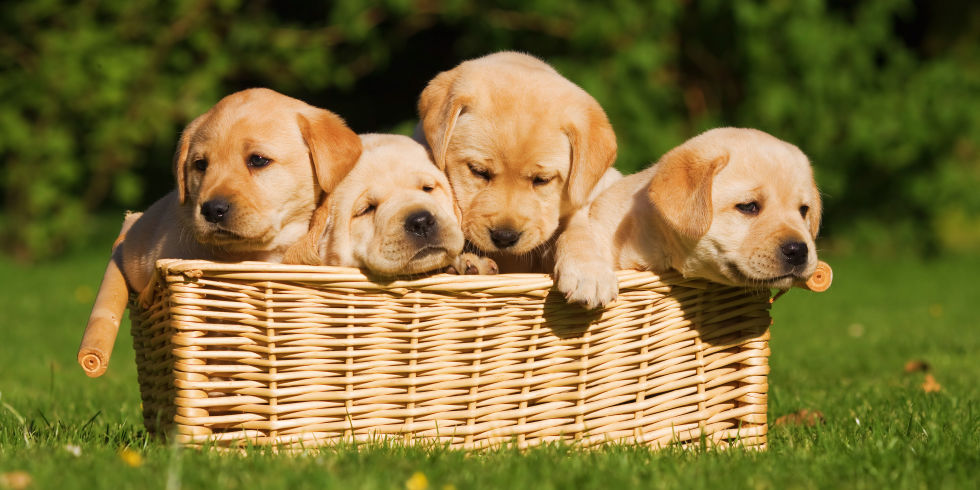
#> input picture dogs.jpg, 980 x 490 px
$ python img_draw.py
#> lines starting #> are read from the running program, lines starting #| are printed output that depends on the picture
#!/usr/bin/env python3

# importing opencv module
import  cv2
#  reading an image
img=cv2.imread('dogs.jpg')
#> img is the input picture: shape (490, 980, 3); mean B, G, R 57.9, 113.2, 126.9

# print  resolution of image
print(img.shape)
#| (490, 980, 3)
# draw a line
#   image data , starting co-ordinate , end co-ordinate , color , width of line
cv2.line(img,(0,0),(190,240),(0,0,255),10)
#  rectangle
cv2.rectangle(img,(190,240),(300,100),(120,20,200),2)
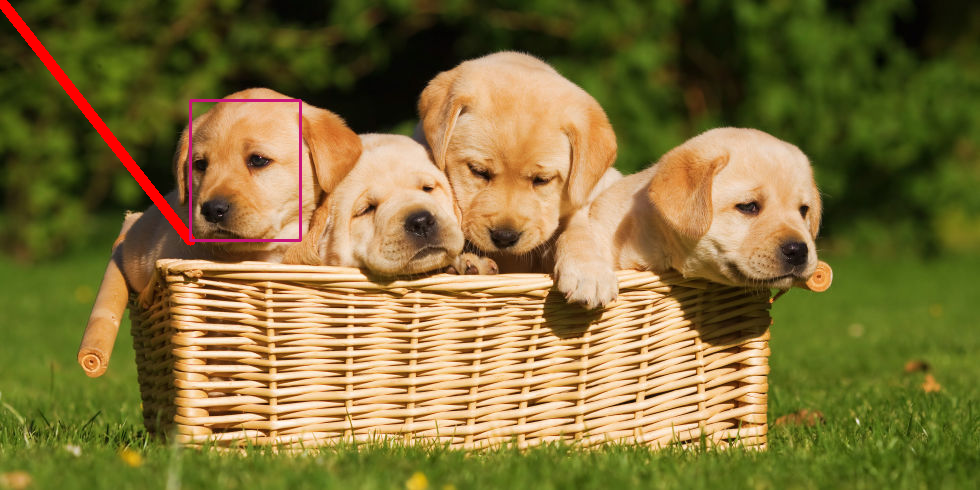
#> img: shape (490, 980, 3); mean B, G, R 57.9, 112.5, 128.4


# showing image
cv2.imshow('www',img)
cv2.waitKey(0)
cv2.destroyAllWindows()

$ run again, with catdog2.jpg copied over dogs.jpg
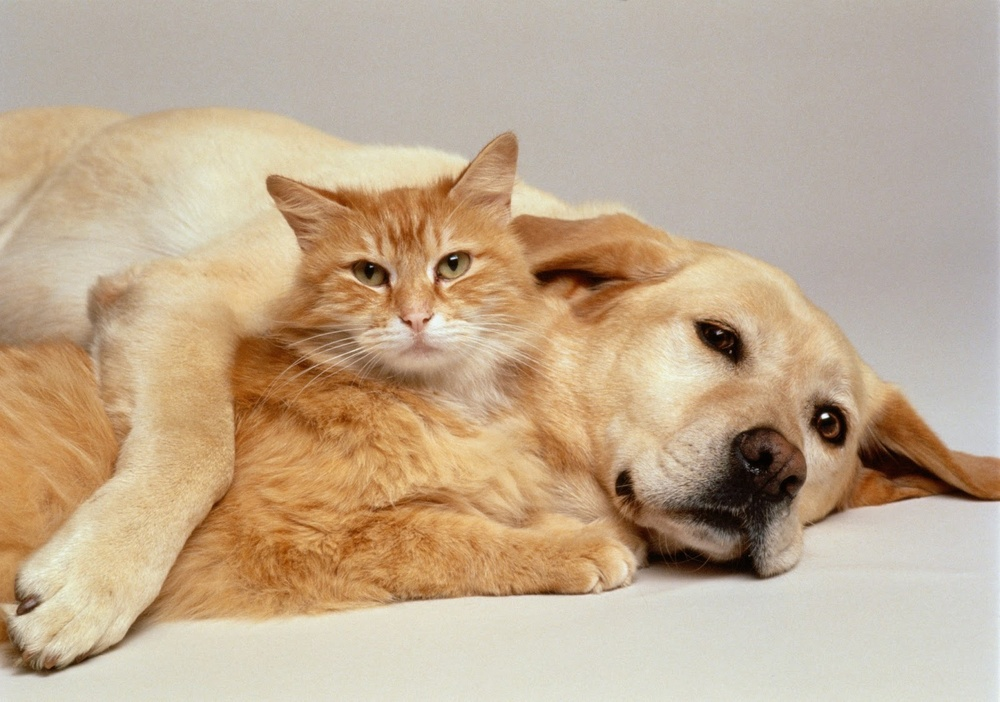
#> input picture catdog2.jpg, 1000 x 702 px, shrunk from 1600 x 1123 before the run
#> img is the input picture: shape (702, 1000, 3); mean B, G, R 144.4, 170.4, 192.5
#| (702, 1000, 3)
#> `cv2.rectangle(img,(190,240),(300,100),(120,20,200),2)`:
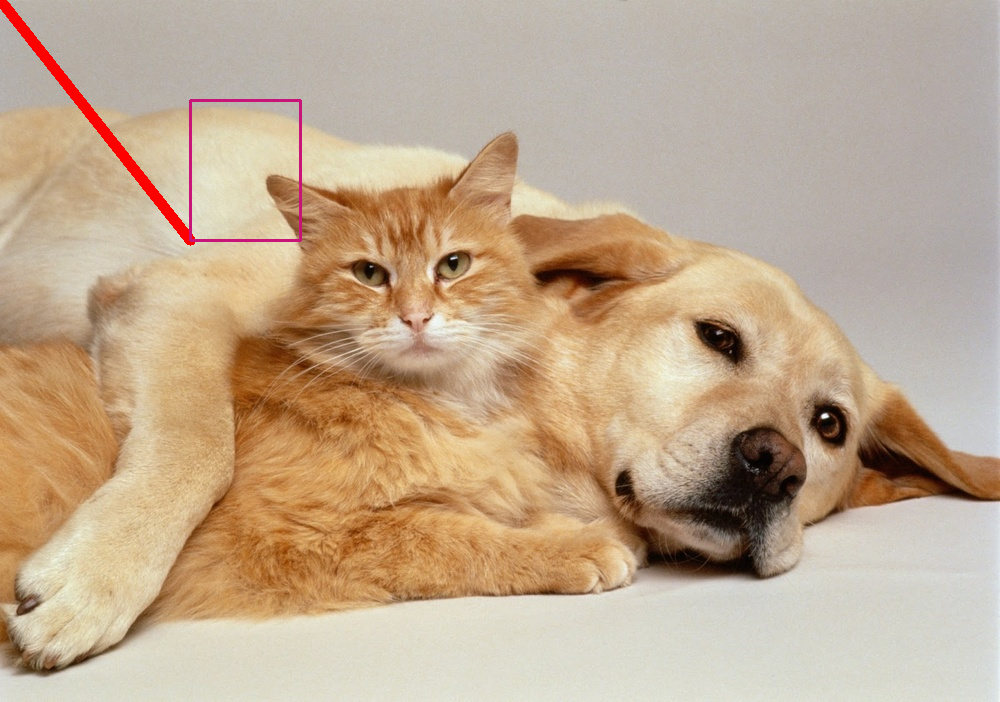
#> img: shape (702, 1000, 3); mean B, G, R 143.5, 169.2, 192.8

$ run again, with celeb.jpg copied over dogs.jpg
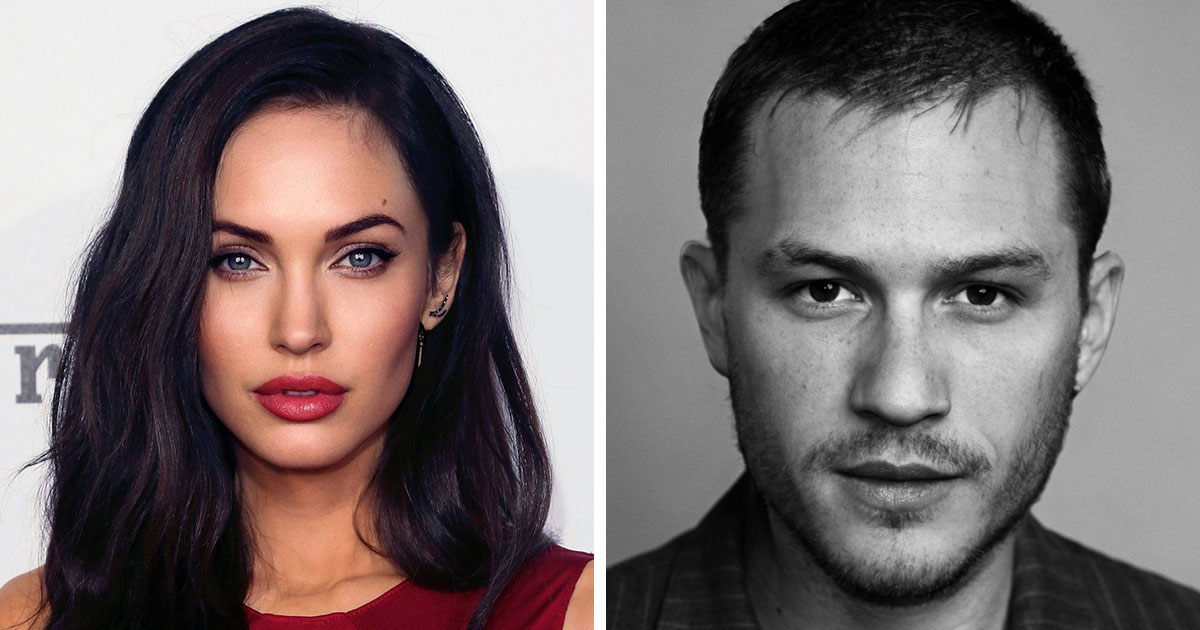
#> input picture celeb.jpg, 1200 x 630 px
#> img is the input picture: shape (630, 1200, 3); mean B, G, R 112.3, 112.2, 122.2
#| (630, 1200, 3)
#> `cv2.rectangle(img,(190,240),(300,100),(120,20,200),2)`:
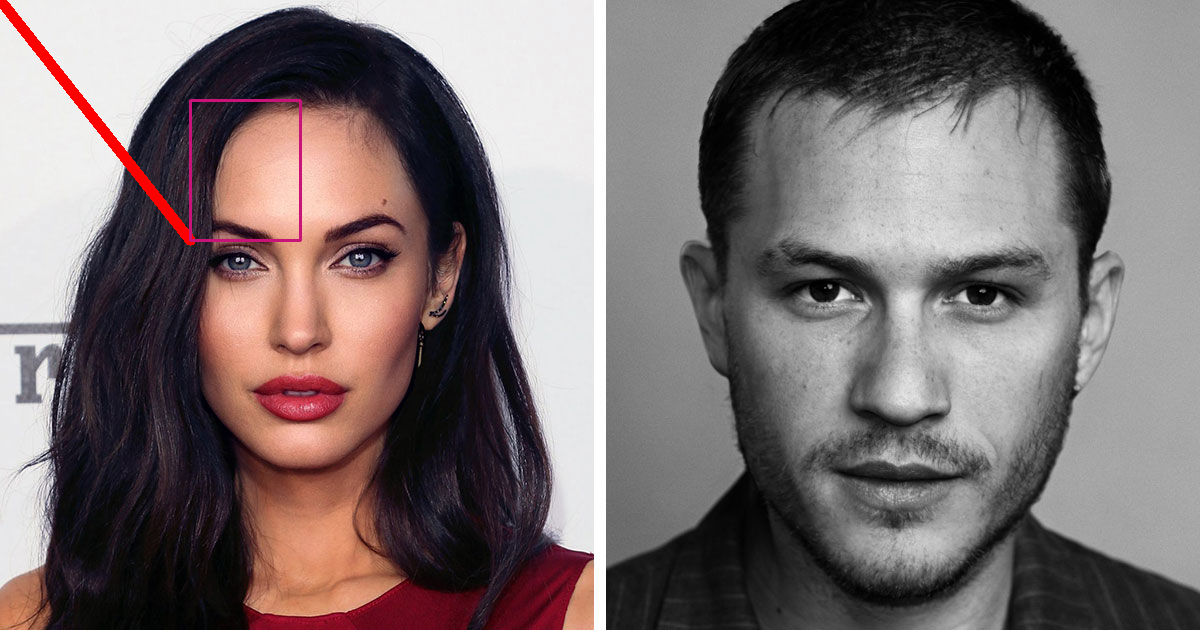
#> img: shape (630, 1200, 3); mean B, G, R 111.7, 111.3, 122.7
